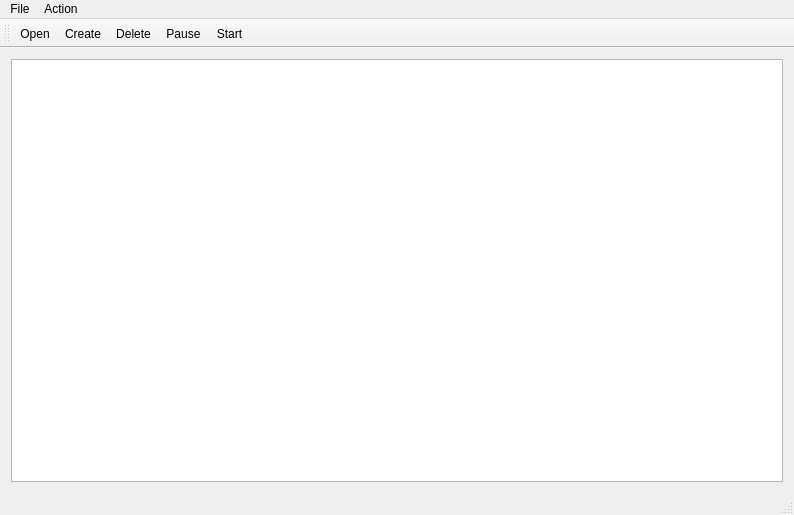
<?xml version="1.0" encoding="UTF-8"?>
<ui version="4.0">
 <class>MainWindow</class>
 <widget class="QMainWindow" name="MainWindow">
  <property name="geometry">
   <rect>
    <x>0</x>
    <y>0</y>
    <width>794</width>
    <height>515</height>
   </rect>
  </property>
  <property name="windowTitle">
   <string>TorrentX</string>
  </property>
  <property name="windowIcon">
   <iconset resource="resource.qrc">
    <normaloff>:/icon/img/icon.jpg</normaloff>:/icon/img/icon.jpg</iconset>
  </property>
  <widget class="QWidget" name="centralWidget">
   <layout class="QHBoxLayout" name="horizontalLayout">
    <item>
     <widget class="QListWidget" name="list_cur_torrents"/>
    </item>
   </layout>
  </widget>
  <widget class="QMenuBar" name="menuBar">
   <property name="geometry">
    <rect>
     <x>0</x>
     <y>0</y>
     <width>794</width>
     <height>22</height>
    </rect>
   </property>
   <widget class="QMenu" name="menuCreate">
    <property name="title">
     <string>File</string>
    </property>
    <addaction name="action_open_torrent"/>
    <addaction name="action_create_torrent"/>
    <addaction name="action_delete_torrent"/>
   </widget>
   <widget class="QMenu" name="menuAction">
    <property name="title">
     <string>Action</string>
    </property>
    <addaction name="action_pause_torrent"/>
    <addaction name="action_start_torrent"/>
   </widget>
   <addaction name="menuCreate"/>
   <addaction name="menuAction"/>
  </widget>
  <widget class="QToolBar" name="mainToolBar">
   <property name="enabled">
    <bool>true</bool>
   </property>
   <attribute name="toolBarArea">
    <enum>TopToolBarArea</enum>
   </attribute>
   <attribute name="toolBarBreak">
    <bool>false</bool>
   </attribute>
   <addaction name="action_open_torrent"/>
   <addaction name="action_create_torrent"/>
   <addaction name="action_delete_torrent"/>
   <addaction name="action_pause_torrent"/>
   <addaction name="action_start_torrent"/>
  </widget>
  <widget class="QStatusBar" name="statusBar"/>
  <action name="action_open_torrent">
   <property name="icon">
    <iconset resource="resource.qrc">
     <normaloff>:/action/img/open_torrent.png</normaloff>:/action/img/open_torrent.png</iconset>
   </property>
   <property name="text">
    <string>Open</string>
   </property>
  </action>
  <action name="action_delete_torrent">
   <property name="icon">
    <iconset resource="resource.qrc">
     <normaloff>:/action/img/delete_torrent.png</normaloff>:/action/img/delete_torrent.png</iconset>
   </property>
   <property name="text">
    <string>Delete</string>
   </property>
   <property name="shortcut">
    <string>Del</string>
   </property>
  </action>
  <action name="action_create_torrent">
   <property name="enabled">
    <bool>true</bool>
   </property>
   <property name="icon">
    <iconset resource="resource.qrc">
     <normaloff>:/action/img/create_torrent.png</normaloff>:/action/img/create_torrent.png</iconset>
   </property>
   <property name="text">
    <string>Create</string>
   </property>
  </action>
  <action name="action_pause_torrent">
   <property name="icon">
    <iconset resource="resource.qrc">
     <normaloff>:/action/img/pause_torrent.png</normaloff>:/action/img/pause_torrent.png</iconset>
   </property>
   <property name="text">
    <string>Pause</string>
   </property>
   <property name="shortcut">
    <string>Space</string>
   </property>
  </action>
  <action name="action_start_torrent">
   <property name="icon">
    <iconset resource="resource.qrc">
     <normaloff>:/action/img/play_torrent.png</normaloff>:/action/img/play_torrent.png</iconset>
   </property>
   <property name="text">
    <string>Start</string>
   </property>
   <property name="shortcut">
    <string>Space</string>
   </property>
  </action>
 </widget>
 <layoutdefault spacing="6" margin="11"/>
 <resources>
  <include location="resource.qrc"/>
 </resources>
 <connections/>
</ui>
